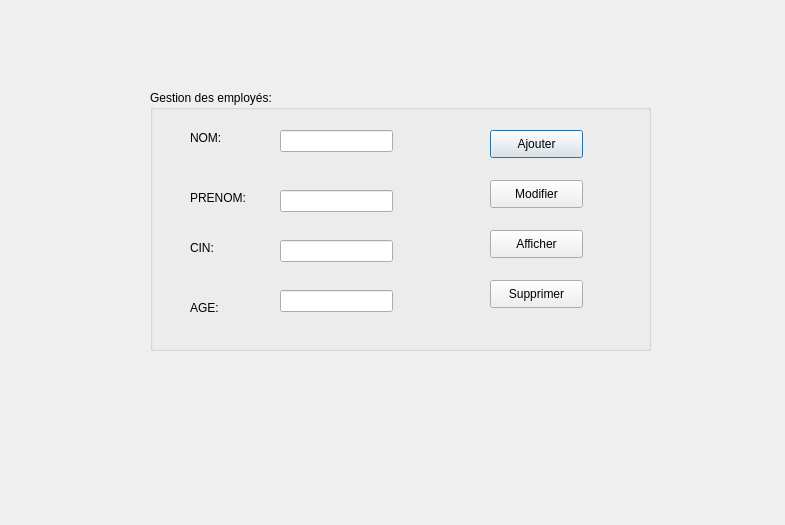
<?xml version="1.0" encoding="UTF-8"?>
<ui version="4.0">
 <class>interface</class>
 <widget class="QDialog" name="interface">
  <property name="geometry">
   <rect>
    <x>0</x>
    <y>0</y>
    <width>785</width>
    <height>525</height>
   </rect>
  </property>
  <property name="windowTitle">
   <string>Dialog</string>
  </property>
  <widget class="QGroupBox" name="groupBox_2">
   <property name="geometry">
    <rect>
     <x>150</x>
     <y>90</y>
     <width>501</width>
     <height>261</height>
    </rect>
   </property>
   <property name="title">
    <string>Gestion des employés:</string>
   </property>
   <widget class="QLabel" name="label_5">
    <property name="geometry">
     <rect>
      <x>40</x>
      <y>40</y>
      <width>56</width>
      <height>16</height>
     </rect>
    </property>
    <property name="text">
     <string>NOM:</string>
    </property>
   </widget>
   <widget class="QLabel" name="label_6">
    <property name="geometry">
     <rect>
      <x>40</x>
      <y>100</y>
      <width>56</width>
      <height>16</height>
     </rect>
    </property>
    <property name="text">
     <string>PRENOM:</string>
    </property>
   </widget>
   <widget class="QLabel" name="label_7">
    <property name="geometry">
     <rect>
      <x>40</x>
      <y>150</y>
      <width>56</width>
      <height>16</height>
     </rect>
    </property>
    <property name="text">
     <string>CIN:</string>
    </property>
   </widget>
   <widget class="QLabel" name="label_8">
    <property name="geometry">
     <rect>
      <x>40</x>
      <y>210</y>
      <width>56</width>
      <height>16</height>
     </rect>
    </property>
    <property name="text">
     <string>AGE:</string>
    </property>
   </widget>
   <widget class="QLineEdit" name="lineEdit_5">
    <property name="geometry">
     <rect>
      <x>130</x>
      <y>40</y>
      <width>113</width>
      <height>22</height>
     </rect>
    </property>
   </widget>
   <widget class="QLineEdit" name="lineEdit_6">
    <property name="geometry">
     <rect>
      <x>130</x>
      <y>100</y>
      <width>113</width>
      <height>22</height>
     </rect>
    </property>
   </widget>
   <widget class="QLineEdit" name="lineEdit_7">
    <property name="geometry">
     <rect>
      <x>130</x>
      <y>150</y>
      <width>113</width>
      <height>22</height>
     </rect>
    </property>
   </widget>
   <widget class="QLineEdit" name="lineEdit_8">
    <property name="geometry">
     <rect>
      <x>130</x>
      <y>200</y>
      <width>113</width>
      <height>22</height>
     </rect>
    </property>
   </widget>
   <widget class="QPushButton" name="pushButton">
    <property name="geometry">
     <rect>
      <x>340</x>
      <y>40</y>
      <width>93</width>
      <height>28</height>
     </rect>
    </property>
    <property name="text">
     <string>Ajouter</string>
    </property>
   </widget>
   <widget class="QPushButton" name="pushButton_2">
    <property name="geometry">
     <rect>
      <x>340</x>
      <y>90</y>
      <width>93</width>
      <height>28</height>
     </rect>
    </property>
    <property name="text">
     <string>Modifier</string>
    </property>
   </widget>
   <widget class="QPushButton" name="pushButton_3">
    <property name="geometry">
     <rect>
      <x>340</x>
      <y>140</y>
      <width>93</width>
      <height>28</height>
     </rect>
    </property>
    <property name="text">
     <string>Afficher</string>
    </property>
   </widget>
   <widget class="QPushButton" name="pushButton_4">
    <property name="geometry">
     <rect>
      <x>340</x>
      <y>190</y>
      <width>93</width>
      <height>28</height>
     </rect>
    </property>
    <property name="text">
     <string>Supprimer</string>
    </property>
   </widget>
  </widget>
 </widget>
 <resources/>
 <connections/>
</ui>
